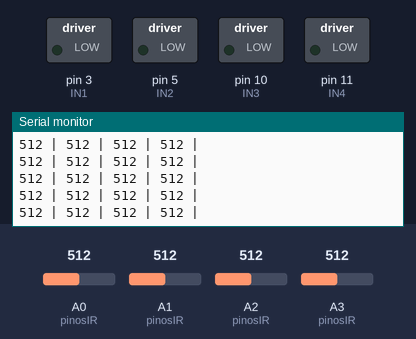
Simulated run of this sketch. Board: Arduino Uno, built with avr-gcc and run on an emulated ATmega328P. Parts: switched loads named in the sketch (green lamp = pin HIGH), the last lines printed to the serial monitor. The test bench sets the inputs (shaded band); at power-on: A0 (pinosIR) = 512, A1 (pinosIR) = 512, A2 (pinosIR) = 512, A3 (pinosIR) = 512.

Above: at 1.2 s.
1.3 s: A0 (pinosIR) set to 107
At 1.9 s:
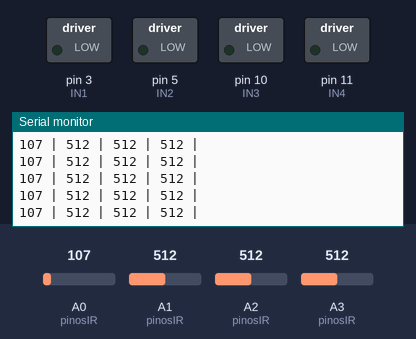
4.3 s: A0 (pinosIR) set to 93
At 5.4 s:
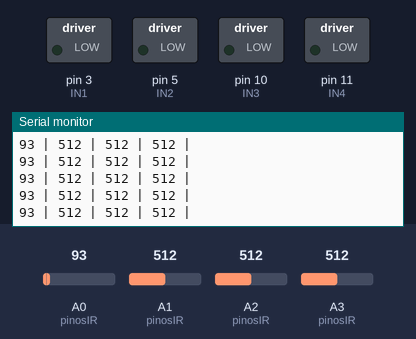
7.3 s: A1 (pinosIR) set to 104
At 8.3 s:
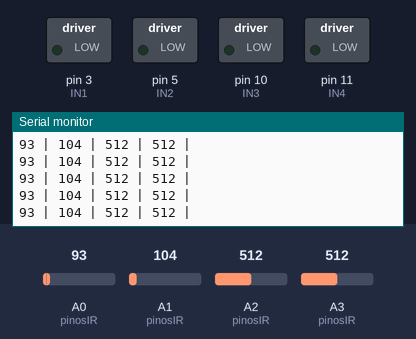
10.3 s: A1 (pinosIR) set to 94
At 11.2 s:
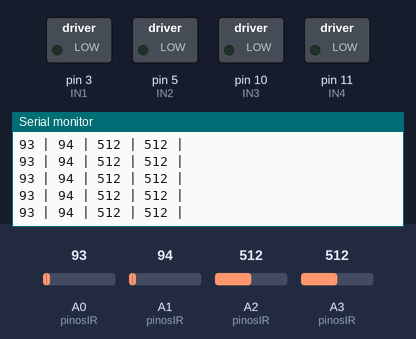
Timing chart, 0 to 12.8 s (numbered marks = the images above; inputs shaded):
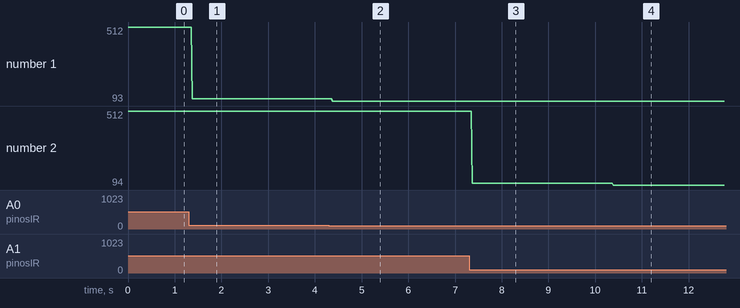

The sketch:

WALTER_PID.ino
```cpp
#include <NewPing.h>
/*motores*/
#define IN1 3  // direita frente
#define IN2 5  // direita tras
#define IN3 10 // esquerda frente
#define IN4 11 // esquerda tras
const int calibra = 5, vel_car = 60;

/*infravermelhos contados da esquerda pra direita visto de cima*/
#define IR0 A0
#define IR1 A1
#define IR2 A2
#define IR3 A3
const uint8_t pinosIR[] = {IR0, IR1, IR2, IR3};

/*ultrassonico*/
#define TRIGGER 9
#define ECHO 8
NewPing sonar (TRIGGER, ECHO, 200);

bool flag;

void setup() {
  Serial.begin(9600);

  pinMode(IN1, OUTPUT);
  pinMode(IN2, OUTPUT);
  pinMode(IN3, OUTPUT);
  pinMode(IN4, OUTPUT);

  for (int i = 0; i < 4; i++)
    pinMode(pinosIR[i], INPUT);
}

void loop() {
  for (int i = 0; i < 4; i++){
    Serial.print(analogRead(pinosIR[i]));
    Serial.print(" | ");
    }
  Serial.println();
  }

void frente(int v){
  analogWrite(IN1, v);
  analogWrite(IN2, 0);
  analogWrite(IN3, v - calibra);
  analogWrite(IN4, 0);
  }
void tras(int v){
  analogWrite(IN1, 0);
  analogWrite(IN2, v);
  analogWrite(IN3, 0);
  analogWrite(IN4, v - calibra);
  }
void esquerda(int v){
  analogWrite(IN1, 0);
  analogWrite(IN2, 255);
  analogWrite(IN3, v - calibra);
  analogWrite(IN4, 0);
  }
void direita(int v){
  analogWrite(IN1, v);
  analogWrite(IN2, 0);
  analogWrite(IN3, 0);
  analogWrite(IN4, 255);
  }
void freiar(int t){
  analogWrite(IN1, 255);
  analogWrite(IN2, 255);
  analogWrite(IN3, 255);
  analogWrite(IN4, 255);
  delay(t);
  }
void girarnoeixo(char lado, int graus){
  int tempo = map (graus, 0, 359, 0, 2500);
  switch (lado) {
    case 'e':
      analogWrite(IN1, 0);
      analogWrite(IN2, 50);
      analogWrite(IN3, 50);
      analogWrite(IN4, 0);
      delay(tempo);
    break;
    case 'd':
      analogWrite(IN1, 50);
      analogWrite(IN2, 0);
      analogWrite(IN3, 0);
      analogWrite(IN4, 50);
      delay(tempo);
    break;
    default:
      analogWrite(IN1, 0);
      analogWrite(IN2, 50);
      analogWrite(IN3, 50);
      analogWrite(IN4, 0);
      delay(tempo);
    break;
    }
  }
```

Measured:
- after the input at 1.3 s, the serial monitor: prints a new line after 0.08 s (image 1)
- after the input at 4.3 s, the serial monitor: prints a new line after 0.08 s (image 2)
- after the input at 7.3 s, the serial monitor: prints a new line after 0.07 s (image 3)
- after the input at 10.3 s, the serial monitor: prints a new line after 0.09 s (image 4)
- plotted number 1: 512 → 107 after the input at 1.3 s, 107 → 93 after the input at 4.3 s
- plotted number 2: 512 → 104 after the input at 7.3 s, 104 → 94 after the input at 10.3 s
